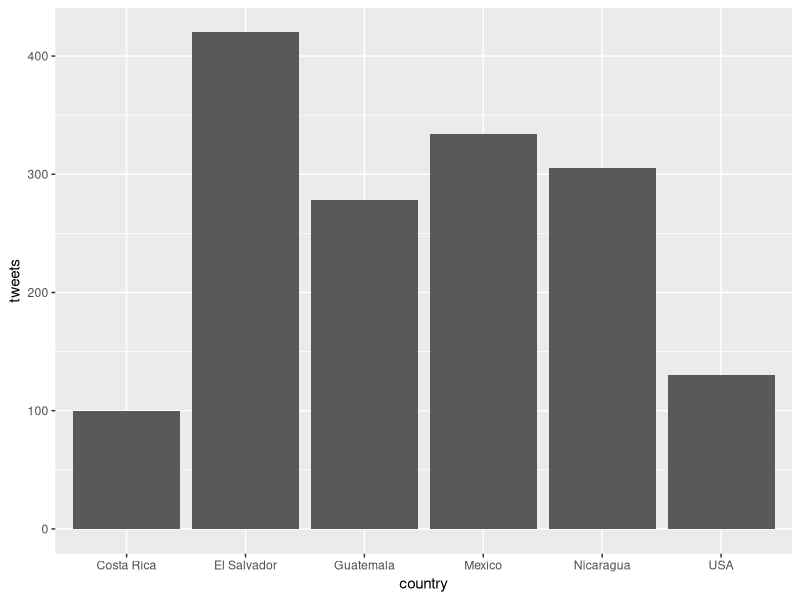

The R source for this figure:
## ---- chunk 1
knitr::opts_chunk$set(echo = TRUE)
#Load Needed Packages
library(ggplot2)
## ---- chunk 2
#Made up data to be used in making histogram below. 
tweets <- c(100,305,420,334,278,130)
country <- c("Costa Rica", "Nicaragua", "El Salvador", "Mexico", "Guatemala", "USA")
CKDu_Tweets <- data.frame(country, tweets)
## ---- chunk 3
#Make Histogram of CKDu tweets per country
ggplot(data = CKDu_Tweets, aes(x = country, y = tweets)) + geom_bar(stat = "identity")
